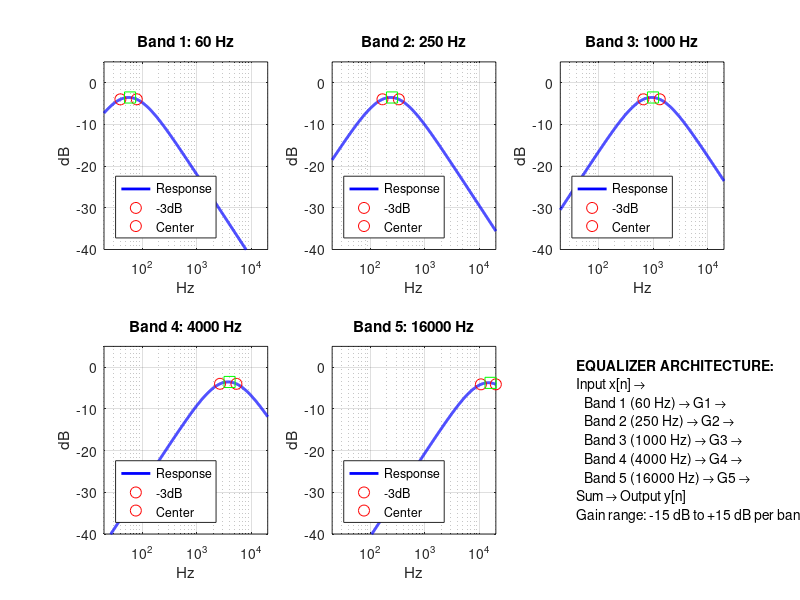

Here is the MATLAB script that generated this plot: (Note: this script raises an error after producing the figure.)
clear all; close all; clc

%% Task 1: 5-Band Equalizer Design
fs = 44100; dt = 1/fs;
center_freqs = [60, 250, 1000, 4000, 16000];
Q = 1.5; bandwidths = center_freqs / Q;
R = 1000; 

% Initialize filters struct
filters = struct('center', cell(1,5), 'f_low', cell(1,5), 'f_high', cell(1,5), ...
    'alpha_hp', cell(1,5), 'alpha_lp', cell(1,5), 'C_hp', cell(1,5), 'C_lp', cell(1,5));

fprintf('5-BAND EQUALIZER DESIGN \nBand\tCenter\tBW\tRange\n');
for i = 1:5
    f_low = max(20, center_freqs(i) - bandwidths(i)/2);
    f_high = min(20000, center_freqs(i) + bandwidths(i)/2);
    fprintf('Band %d\t%.0f\t%.0f\t%.0f-%.0f\n', i, center_freqs(i), bandwidths(i), f_low, f_high);
    
    % Calculate filter parameters
    C_hp = 1/(2*pi*f_low*R); tau_hp = R*C_hp; alpha_hp = dt/tau_hp;
    C_lp = 1/(2*pi*f_high*R); tau_lp = R*C_lp; alpha_lp = dt/tau_lp;
    
    filters(i).center = center_freqs(i);
    filters(i).f_low = f_low;
    filters(i).f_high = f_high;
    filters(i).alpha_hp = alpha_hp;
    filters(i).alpha_lp = alpha_lp;
    filters(i).C_hp = C_hp;
    filters(i).C_lp = C_lp;
end

%% Frequency Response Analysis
f_axis = logspace(log10(20), log10(20000), 1000);
H_bands = zeros(5, length(f_axis));
figure('Position', [100, 100, 1200, 500]);

for i = 1:5
    f_low = filters(i).f_low; f_high = filters(i).f_high;
    tau_hp = R*filters(i).C_hp; tau_lp = R*filters(i).C_lp;
    
    s = 1j*2*pi*f_axis;
    H_hp = s./(s + 1/tau_hp);
    H_lp = (1/tau_lp)./(s + 1/tau_lp);
    H_bands(i,:) = H_hp .* H_lp;
    
    subplot(2,3,i);
    semilogx(f_axis, 20*log10(abs(H_bands(i,:)) + eps), 'b', 'LineWidth', 2); hold on;
    
    % Mark -3dB points and center
    [~, idx_low] = min(abs(f_axis - f_low));
    [~, idx_high] = min(abs(f_axis - f_high));
    [~, idx_center] = min(abs(f_axis - center_freqs(i)));
    
    plot(f_axis(idx_low), 20*log10(abs(H_bands(i,idx_low))), 'ro', 'MarkerSize', 8);
    plot(f_axis(idx_high), 20*log10(abs(H_bands(i,idx_high))), 'ro', 'MarkerSize', 8);
    plot(center_freqs(i), 20*log10(abs(H_bands(i,idx_center))), 'gs', 'MarkerSize', 8);
    
    xlabel('Hz'); ylabel('dB'); title(sprintf('Band %d: %.0f Hz', i, center_freqs(i)));
    grid on; xlim([20,20000]); ylim([-40,5]);
    legend('Response','-3dB','Center','Location','southwest');
end

% Architecture diagram
subplot(2,3,6); axis off;
text(0.1,0.9,'EQUALIZER ARCHITECTURE:','FontWeight','bold');
text(0.1,0.8,'Input x[n] →');
for i = 1:5
    text(0.15,0.8-i*0.1, sprintf('Band %d (%.0f Hz) → G%d →', i, center_freqs(i), i));
end
text(0.1,0.2,'Sum → Output y[n]'); 
text(0.1,0.1,'Gain range: -15 dB to +15 dB per band');

f_axis = logspace(log10(20), log10(20000), 1000);
figure('Position', [100, 100, 1400, 800]);
for i = 1:5
    f_low = filters(i).f_low;
    f_high = filters(i).f_high;
    % Create continuous-time transfer function
    % Bandpass = HPF * LPF
    % HPF: s/(s+ω_low) where ω_low = 2πf_low
    % LPF: ω_high/(s+ω_high) where ω_high = 2πf_high
    % Using s-domain representation
    w_low = 2*pi*f_low;
    w_high = 2*pi*f_high;
    % Transfer function: H(s) = [s/(s+w_low)] * [w_high/(s+w_high)]
    % Multiply out: H(s) = (s*w_high) / (s^2 + (w_low+w_high)s + w_low*w_high)
    b = [w_high, 0];  % Numerator: s*w_high
    a = [1, w_low+w_high, w_low*w_high];  % Denominator
    % Frequency response using freqs (continuous-time)
    [H, w] = freqs(b, a, 2*pi*f_axis);
    mag = abs(H);
    phase = angle(H) * 180/pi;
    
    % Plot magnitude
    subplot(5, 2, 2*i-1);
    semilogx(f_axis, 20*log10(mag + eps), 'b', 'LineWidth', 2);
    title(sprintf('Band %d (%.0f Hz) - Magnitude', i, center_freqs(i)));
    xlabel('Frequency (Hz)'); ylabel('Magnitude (dB)');
    grid on; xlim([20, 20000]); ylim([-40, 5]);
    
    % Plot phase
    subplot(5, 2, 2*i);
    semilogx(f_axis, phase, 'r', 'LineWidth', 2);
    title(sprintf('Band %d (%.0f Hz) - Phase', i, center_freqs(i)));
    xlabel('Frequency (Hz)'); ylabel('Phase (degrees)');
    grid on; xlim([20, 20000]);
end

% Figure 3: Impulse responses using lsim
figure('Position', [100, 100, 1200, 600]);

for i = 1:5
    % Get filter parameters
    f_low = filters(i).f_low;
    f_high = filters(i).f_high;
    w_low = 2*pi*f_low;
    w_high = 2*pi*f_high;
    b = [w_high, 0];
    a = [1, w_low+w_high, w_low*w_high];
    
    % Impulse response using lsim
    t = 0:1/fs:0.01;  % 10ms impulse response
    impulse = [1; zeros(length(t)-1, 1)];
    [h, t_out] = lsim(tf(b, a), impulse, t);
    
    subplot(2,3,i);
    plot(t_out*1000, h, 'LineWidth', 2);
    title(sprintf('Band %d (%.0f Hz) Impulse Response', i, center_freqs(i)));
    xlabel('Time (ms)'); ylabel('Amplitude');
    grid on;
    xlim([0, 10]);
end
%% Equalizer Processing Function
function y = process_eq(x, filters, gains_db, fs)
    % Process input through 5-band equalizer
    % x: input signal
    % filters: filter parameters struct
    % gains_db: 5-element vector of gains in dB
    % fs: sampling rate
    
    dt = 1/fs; 
    y = zeros(size(x));
    
    for b = 1:5
        % Convert dB gain to linear
        g = 10^(gains_db(b)/20);
        
        % Get filter coefficients (adaptive to fs)
        alpha_hp = min(dt / (filters(b).C_hp * 1000), 0.99);
        alpha_lp = min(dt / (filters(b).C_lp * 1000), 0.99);
        
       % High-pass filter
        y_hp = zeros(size(x));
        y_hp(1) = x(1);

        for n = 1:length(x)-1
            y_hp(n+1) = (1 - alpha_hp)*y_hp(n) + alpha_hp*(x(n+1) - x(n));
        end
        
        % Low-pass filter
        y_band = zeros(size(x)); 
        y_band(1) = y_hp(1);
        for n = 1:length(x)-1
            y_band(n+1) = (1 - alpha_lp)*y_band(n) + alpha_lp*y_hp(n);
        end
        
        % Apply gain and add to output
        y = y + g * y_band;
    end
    
    % Prevent clipping
    if max(abs(y)) > 1
        y = 0.95 * y / max(abs(y));
    end
end

%% Task 2: Audio Presets

% Gains in dB for each band: [60Hz, 250Hz, 1kHz, 4kHz, 16kHz]
% Linear: gain = 10^dB/20, gain_linear = db2mag(gain_dB)

% Treble Boost: [0 0 3 6 9];
preset.treble = [0 0 1.2589 1.9953 2.8184];

% Bass Boost: [9 6 0 -3 -6];
preset.bass = [2.8184 1.9953 0 0.7079 0.5012];

% Unity: [0 0 0 0 0];
preset.unity = [1 1 1 1 1];

fprintf('\n Preset Gain Settings (dB)\n');
fprintf('Treble Boost: [%d %d %d %d %d]\n', preset.treble);
fprintf('Bass Boost:   [%d %d %d %d %d]\n', preset.bass);
fprintf('Unity:        [%d %d %d %d %d]\n', preset.unity);



%% Task 3: Process signals
% Load Giant Steps audio
[x_giant, ~] = audioread('Giant Steps Bass Cut.wav');

% Load Space Station audio
[x_space, fs] = audioread('Space Station - Treble Cut.wav');

% Convert stereo to mono if needed
if size(x_giant,2) > 1
    x_giant = mean(x_giant,2);
end

if size(x_space,2) > 1
    x_space = mean(x_space,2);
end

% Apply equalizer presets to Giant Steps
y_giant_treble = process_eq(x_giant, filters, preset.treble, fs);
y_giant_bass = process_eq(x_giant, filters, preset.bass, fs);
y_giant_unity = process_eq(x_giant, filters, preset.unity, fs);


% Apply equalizer presets to Space Station
y_space_treble = process_eq(x_space, filters, preset.treble, fs);
y_space_bass = process_eq(x_space, filters, preset.bass, fs);
y_space_unity = process_eq(x_space, filters, preset.unity, fs);

% Save audio
audiowrite('giant_treble.wav', y_giant_treble, fs);
audiowrite('giant_bass.wav', y_giant_bass, fs);
audiowrite('giant_unity.wav', y_giant_unity, fs);

audiowrite('space_treble.wav', y_space_treble, fs);
audiowrite('space_bass.wav', y_space_bass, fs);
audiowrite('space_unity.wav', y_space_unity, fs);

fprintf('\nProcessed audio files saved\n');
